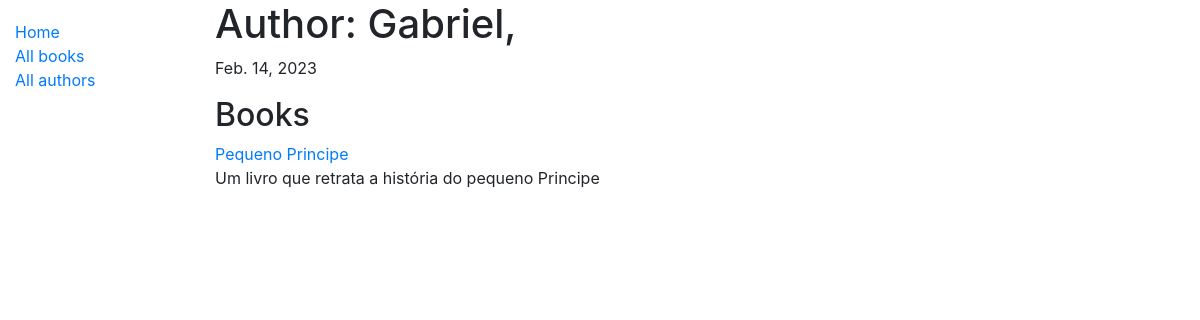
Before: /catalog/author/1/ with the older database file.
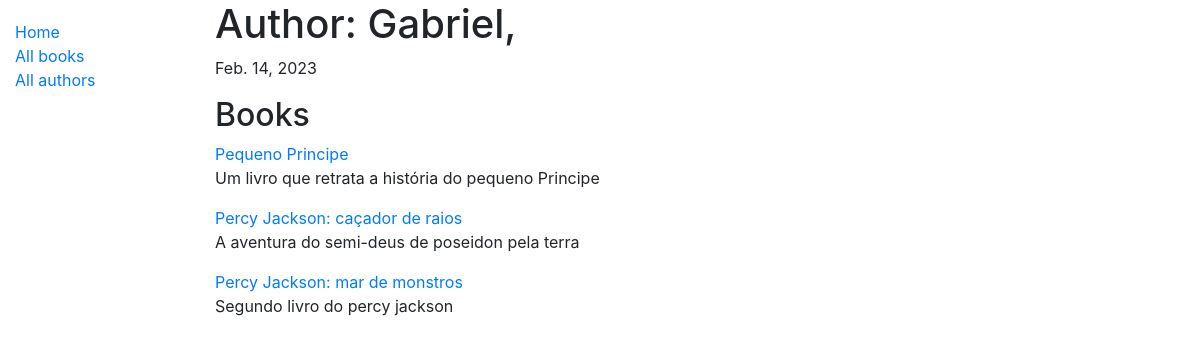
After: the same page with the newer database file.
### catalog/models.py (models this page shows, shortened)
class Author(models.Model):
    first_name = models.CharField(max_length=200)
    last_name = models.CharField(max_length=200)
    born_date = models.DateField(null=True, blank=True)
    death_date = models.DateField('Died', null=True, blank=True)
    class Meta:
        ordering = ['last_name', 'first_name']

class Book (models.Model):
    title = models.CharField(max_length=200)
    author = models.ForeignKey('Author', on_delete=models.SET_NULL, null=True)
    summary = models.TextField(max_length=1000, help_text='entre com uma descrição do livro')
    isbn = models.CharField('ISBN', max_length=13, help_text='13 Character <a href="https://www.isbn-international.org/content/what-isbn">ISBN number</a>')
    genre = models.ManyToManyField(Genre, help_text='selecione o genero do livro')
    language = models.ForeignKey('Language',on_delete=models.SET_NULL, null=True)

### catalog/views.py (the view)
# urls.py: path("author/<int:pk>/", views.AuthorDetailView.as_view(), name="author-detail"),
class AuthorDetailView(generic.DetailView):
  model = Author

### templates/catalog/author_detail.html
{% extends '../base.html' %}
{% block content%}
    <div>
        <h1>Author: {{ author.last_name }}, {{ author.fist_name }}</h1>
        <p>{{ author.born_date }}</p>
        <div>
            <h2>Books</h2>
            {% for book in author.book_set.all %}
            <div>
                <a href="{% url 'catalog:book_detail' book.pk %}">{{ book.title }}</a>{{ book.count }}
                <p>{{ book.summary }}</p>
            </div>
            {% endfor %}
        </div>
    </div>
{% endblock %}

### templates/base.html (shortened to what this page needs)
<!DOCTYPE html>
<html lang="en">
<head>
  <link rel="stylesheet" href="https://stackpath.bootstrapcdn.com/bootstrap/4.1.3/css/bootstrap.min.css">
  {% load static %}
  <link rel="stylesheet" href="{% static 'css/styles.css' %}">
</head>
<body>
  <div class="container-fluid">
    <div class="row">
      <div class="col-sm-2">
      {% block sidebar %}
        <ul class="sidebar-nav">
          <li><a href="{% url 'catalog:index' %}">Home</a></li>
          <li><a href="{% url 'catalog:books' %}">All books</a></li>
          <li><a href="{% url 'catalog:authors' %}">All authors</a></li>
        </ul>
     {% endblock %}
      </div>
      <div class="col-sm-10 ">{% block content %}{% endblock %}</div>
    </div>
  </div>
</body>
</html>

### catalog/static/css/styles.css (style rules this page uses)
.sidebar-nav { margin-top: 20px; padding: 0; list-style: none; }

Changed rows visible on the page:
added Book: title "Percy Jackson: caçador de raios", summary "A aventura do semi-deus de poseidon pela terra"
added Book: title "Percy Jackson: mar de monstros", summary "Segundo livro do percy jackson"
